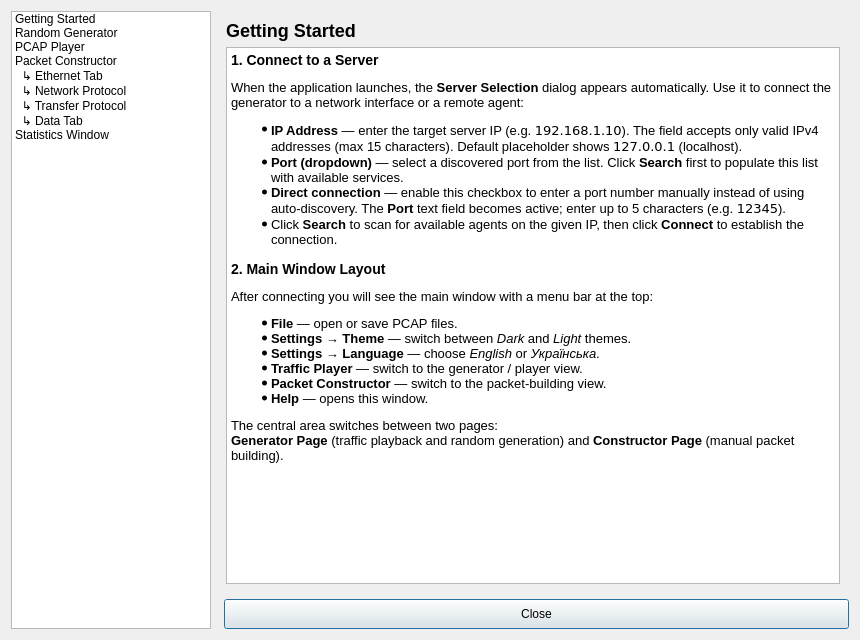
<?xml version="1.0" encoding="UTF-8"?>
<ui version="4.0">
 <class>HelpPage</class>
 <widget class="QDialog" name="HelpPage">
  <property name="geometry">
   <rect>
    <x>0</x>
    <y>0</y>
    <width>860</width>
    <height>640</height>
   </rect>
  </property>
  <property name="minimumSize">
   <size>
    <width>700</width>
    <height>500</height>
   </size>
  </property>
  <property name="windowTitle">
   <string>Help — Traffic Generator</string>
  </property>
  <layout class="QHBoxLayout" name="mainHLayout">
   <!-- Left navigation panel -->
   <item>
    <widget class="QListWidget" name="navList">
     <property name="maximumSize">
      <size>
       <width>200</width>
       <height>16777215</height>
      </size>
     </property>
     <property name="minimumSize">
      <size>
       <width>160</width>
       <height>0</height>
      </size>
     </property>
     <item>
      <property name="text"><string>Getting Started</string></property>
     </item>
     <item>
      <property name="text"><string>Random Generator</string></property>
     </item>
     <item>
      <property name="text"><string>PCAP Player</string></property>
     </item>
     <item>
      <property name="text"><string>Packet Constructor</string></property>
     </item>
     <item>
      <property name="text"><string>  ↳ Ethernet Tab</string></property>
     </item>
     <item>
      <property name="text"><string>  ↳ Network Protocol</string></property>
     </item>
     <item>
      <property name="text"><string>  ↳ Transfer Protocol</string></property>
     </item>
     <item>
      <property name="text"><string>  ↳ Data Tab</string></property>
     </item>
     <item>
      <property name="text"><string>Statistics Window</string></property>
     </item>
    </widget>
   </item>

   <!-- Right content area -->
   <item>
    <layout class="QVBoxLayout" name="rightVLayout">
     <item>
      <widget class="QStackedWidget" name="contentStack">

       <!-- Page 0: Getting Started -->
       <widget class="QWidget" name="pageGettingStarted">
        <layout class="QVBoxLayout">
         <item>
          <widget class="QLabel" name="labelGSTitle">
           <property name="text"><string>&lt;h2&gt;Getting Started&lt;/h2&gt;</string></property>
          </widget>
         </item>
         <item>
          <widget class="QTextBrowser" name="browserGS">
           <property name="openExternalLinks"><bool>true</bool></property>
           <property name="html">
            <string>&lt;!DOCTYPE html&gt;
             &lt;html&gt;
             &lt;body style="font-family: 'Times New Roman', serif; font-size: 13px;"&gt;

             &lt;h3&gt;1. Connect to a Server&lt;/h3&gt;
             &lt;p&gt;When the application launches, the &lt;b&gt;Server Selection&lt;/b&gt; dialog appears automatically.
             Use it to connect the generator to a network interface or a remote agent:&lt;/p&gt;
             &lt;ul&gt;
             &lt;li&gt;&lt;b&gt;IP Address&lt;/b&gt; — enter the target server IP (e.g. &lt;code&gt;192.168.1.10&lt;/code&gt;).
             The field accepts only valid IPv4 addresses (max 15 characters).
             Default placeholder shows &lt;code&gt;127.0.0.1&lt;/code&gt; (localhost).&lt;/li&gt;
             &lt;li&gt;&lt;b&gt;Port (dropdown)&lt;/b&gt; — select a discovered port from the list.
             Click &lt;b&gt;Search&lt;/b&gt; first to populate this list with available services.&lt;/li&gt;
             &lt;li&gt;&lt;b&gt;Direct connection&lt;/b&gt; — enable this checkbox to enter a port number manually
             instead of using auto-discovery. The &lt;b&gt;Port&lt;/b&gt; text field becomes active;
             enter up to 5 characters (e.g. &lt;code&gt;12345&lt;/code&gt;).&lt;/li&gt;
             &lt;li&gt;Click &lt;b&gt;Search&lt;/b&gt; to scan for available agents on the given IP,
             then click &lt;b&gt;Connect&lt;/b&gt; to establish the connection.&lt;/li&gt;
             &lt;/ul&gt;

             &lt;h3&gt;2. Main Window Layout&lt;/h3&gt;
             &lt;p&gt;After connecting you will see the main window with a menu bar at the top:&lt;/p&gt;
             &lt;ul&gt;
             &lt;li&gt;&lt;b&gt;File&lt;/b&gt; — open or save PCAP files.&lt;/li&gt;
             &lt;li&gt;&lt;b&gt;Settings → Theme&lt;/b&gt; — switch between &lt;i&gt;Dark&lt;/i&gt; and &lt;i&gt;Light&lt;/i&gt; themes.&lt;/li&gt;
             &lt;li&gt;&lt;b&gt;Settings → Language&lt;/b&gt; — choose &lt;i&gt;English&lt;/i&gt; or &lt;i&gt;Українська&lt;/i&gt;.&lt;/li&gt;
             &lt;li&gt;&lt;b&gt;Traffic Player&lt;/b&gt; — switch to the generator / player view.&lt;/li&gt;
             &lt;li&gt;&lt;b&gt;Packet Constructor&lt;/b&gt; — switch to the packet-building view.&lt;/li&gt;
             &lt;li&gt;&lt;b&gt;Help&lt;/b&gt; — opens this window.&lt;/li&gt;
             &lt;/ul&gt;

             &lt;p&gt;The central area switches between two pages:&lt;br/&gt;
             &lt;b&gt;Generator Page&lt;/b&gt; (traffic playback and random generation) and
             &lt;b&gt;Constructor Page&lt;/b&gt; (manual packet building).&lt;/p&gt;

             &lt;/body&gt;&lt;/html&gt;</string>
           </property>
          </widget>
         </item>
        </layout>
       </widget>

       <!-- Page 1: Random Generator -->
       <widget class="QWidget" name="pageRandGen">
        <layout class="QVBoxLayout">
         <item>
          <widget class="QLabel" name="labelRGTitle">
           <property name="text"><string>&lt;h2&gt;Random Traffic Generator&lt;/h2&gt;</string></property>
          </widget>
         </item>
         <item>
          <widget class="QTextBrowser" name="browserRG">
           <property name="html">
            <string>&lt;!DOCTYPE html&gt;
             &lt;html&gt;
             &lt;body style="font-family: 'Times New Roman', serif; font-size: 13px;"&gt;

             &lt;p&gt;The &lt;b&gt;Random Generator&lt;/b&gt; tab (inside the Generator Page) generates synthetic traffic
             using configurable statistical distributions. All packet fields are filled with random values
             constrained by the parameters you set.&lt;/p&gt;

             &lt;h3&gt;How to Start&lt;/h3&gt;
             &lt;ol&gt;
             &lt;li&gt;Navigate to &lt;b&gt;Traffic Player&lt;/b&gt; from the menu bar.&lt;/li&gt;
             &lt;li&gt;Select the &lt;b&gt;Random Generator&lt;/b&gt; tab on the right panel.&lt;/li&gt;
             &lt;li&gt;Configure the desired distribution parameters in the &lt;b&gt;GeneratorParams&lt;/b&gt; sub-widget
             (packet size range, inter-packet delay law, traffic intensity, etc.).&lt;/li&gt;
             &lt;li&gt;Optionally set a &lt;b&gt;duration&lt;/b&gt; using the days spinner and the
             &lt;code&gt;HH:mm:ss&lt;/code&gt; time editor at the bottom. Leaving them at zero runs
             generation indefinitely until you press Stop.&lt;/li&gt;
             &lt;li&gt;Press the &lt;b&gt;▶ Start&lt;/b&gt; button.&lt;/li&gt;
             &lt;/ol&gt;

             &lt;h3&gt;Playback Controls&lt;/h3&gt;
             &lt;table border="1" cellpadding="4" cellspacing="0"&gt;
             &lt;tr&gt;&lt;th&gt;Button&lt;/th&gt;&lt;th&gt;Action&lt;/th&gt;&lt;/tr&gt;
             &lt;tr&gt;&lt;td&gt;▶ Start&lt;/td&gt;&lt;td&gt;Begin generating and transmitting packets.&lt;/td&gt;&lt;/tr&gt;
             &lt;tr&gt;&lt;td&gt;■ Stop&lt;/td&gt;&lt;td&gt;Halt generation immediately. Statistics are preserved.&lt;/td&gt;&lt;/tr&gt;
             &lt;tr&gt;&lt;td&gt;⏸ Pause / Resume&lt;/td&gt;&lt;td&gt;Temporarily suspend or resume generation.&lt;/td&gt;&lt;/tr&gt;
             &lt;/table&gt;

             &lt;h3&gt;Duration Controls&lt;/h3&gt;
             &lt;ul&gt;
             &lt;li&gt;&lt;b&gt;Days spinner&lt;/b&gt; — integer number of days (0 = not used as limit).&lt;/li&gt;
             &lt;li&gt;&lt;b&gt;Time edit (HH:mm:ss)&lt;/b&gt; — hours, minutes and seconds portion of the limit.&lt;/li&gt;
             &lt;/ul&gt;
             &lt;p&gt;Both controls together define the total generation time limit.
             When the limit is reached the generator stops automatically.&lt;/p&gt;

             &lt;h3&gt;Random Law Parameters (GeneratorParams)&lt;/h3&gt;
             &lt;p&gt;Depending on your build, the GeneratorParams widget exposes fields such as:&lt;/p&gt;
             &lt;ul&gt;
             &lt;li&gt;&lt;b&gt;Distribution type&lt;/b&gt; — e.g. Uniform, Exponential, Poisson, Normal.&lt;/li&gt;
             &lt;li&gt;&lt;b&gt;Mean / Lambda&lt;/b&gt; — primary parameter of the chosen distribution (decimal, &amp;gt; 0).&lt;/li&gt;
             &lt;li&gt;&lt;b&gt;Min / Max packet size&lt;/b&gt; — byte range for generated payload (integers, e.g. 64–1500).&lt;/li&gt;
             &lt;li&gt;&lt;b&gt;Bandwidth limit&lt;/b&gt; — maximum throughput in Mbit/s (0 = unlimited).&lt;/li&gt;
             &lt;/ul&gt;
             &lt;p&gt;Refer to the tooltip on each field for the accepted range.&lt;/p&gt;

             &lt;/body&gt;&lt;/html&gt;</string>
           </property>
          </widget>
         </item>
        </layout>
       </widget>

       <!-- Page 2: PCAP Player -->
       <widget class="QWidget" name="pagePcapPlayer">
        <layout class="QVBoxLayout">
         <item>
          <widget class="QLabel" name="labelPPTitle">
           <property name="text"><string>&lt;h2&gt;PCAP Player&lt;/h2&gt;</string></property>
          </widget>
         </item>
         <item>
          <widget class="QTextBrowser" name="browserPP">
           <property name="html">
            <string>&lt;!DOCTYPE html&gt;
             &lt;html&gt;
             &lt;body style="font-family: 'Times New Roman', serif; font-size: 13px;"&gt;

             &lt;p&gt;The &lt;b&gt;PCAP Player&lt;/b&gt; tab replays an existing &lt;code&gt;.pcap&lt;/code&gt; capture file over
             the network, preserving original inter-packet timing (or at a custom speed multiplier).&lt;/p&gt;

             &lt;h3&gt;How to Load and Play a PCAP File&lt;/h3&gt;
             &lt;ol&gt;
             &lt;li&gt;Navigate to &lt;b&gt;Traffic Player&lt;/b&gt; from the menu bar.&lt;/li&gt;
             &lt;li&gt;Select the &lt;b&gt;PCAP Player&lt;/b&gt; tab on the right panel.&lt;/li&gt;
             &lt;li&gt;In the GeneratorPlayer sub-widget, click &lt;b&gt;Open File&lt;/b&gt; (or use &lt;b&gt;File → Open&lt;/b&gt;
             from the menu bar) and choose a &lt;code&gt;.pcap&lt;/code&gt; or &lt;code&gt;.pcapng&lt;/code&gt; file.&lt;/li&gt;
             &lt;li&gt;The file is parsed; the packet list appears in the view.&lt;/li&gt;
             &lt;li&gt;Optionally configure the playback speed multiplier and loop settings.&lt;/li&gt;
             &lt;li&gt;Optionally set a duration limit with the days-spinner and time-edit at the bottom.&lt;/li&gt;
             &lt;li&gt;Press &lt;b&gt;▶ Start&lt;/b&gt; to begin replay.&lt;/li&gt;
             &lt;/ol&gt;

             &lt;h3&gt;Playback Controls&lt;/h3&gt;
             &lt;table border="1" cellpadding="4" cellspacing="0"&gt;
             &lt;tr&gt;&lt;th&gt;Button&lt;/th&gt;&lt;th&gt;Action&lt;/th&gt;&lt;/tr&gt;
             &lt;tr&gt;&lt;td&gt;▶ Start&lt;/td&gt;&lt;td&gt;Start or restart replay from the beginning.&lt;/td&gt;&lt;/tr&gt;
             &lt;tr&gt;&lt;td&gt;■ Stop&lt;/td&gt;&lt;td&gt;Stop replay. The position resets to the first packet.&lt;/td&gt;&lt;/tr&gt;
             &lt;tr&gt;&lt;td&gt;⏸ Pause / Resume&lt;/td&gt;&lt;td&gt;Freeze at the current packet; resume from that point.&lt;/td&gt;&lt;/tr&gt;
             &lt;/table&gt;

             &lt;h3&gt;Notes on PCAP Files&lt;/h3&gt;
             &lt;ul&gt;
             &lt;li&gt;Supported formats: &lt;code&gt;pcap&lt;/code&gt; (libpcap) and &lt;code&gt;pcapng&lt;/code&gt;.&lt;/li&gt;
             &lt;li&gt;The player reads timestamps from the capture and reproduces the original
             inter-packet gaps unless a speed multiplier is set.&lt;/li&gt;
             &lt;li&gt;You can also create your own &lt;code&gt;.pcap&lt;/code&gt; files with the
             &lt;b&gt;Packet Constructor&lt;/b&gt; and then load them here for replay.&lt;/li&gt;
             &lt;/ul&gt;

             &lt;/body&gt;&lt;/html&gt;</string>
           </property>
          </widget>
         </item>
        </layout>
       </widget>

       <!-- Page 3: Packet Constructor Overview -->
       <widget class="QWidget" name="pageConstructor">
        <layout class="QVBoxLayout">
         <item>
          <widget class="QLabel" name="labelCTitle">
           <property name="text"><string>&lt;h2&gt;Packet Constructor — Overview&lt;/h2&gt;</string></property>
          </widget>
         </item>
         <item>
          <widget class="QTextBrowser" name="browserC">
           <property name="html">
            <string>&lt;!DOCTYPE html&gt;
             &lt;html&gt;
             &lt;body style="font-family: 'Times New Roman', serif; font-size: 13px;"&gt;

             &lt;p&gt;The &lt;b&gt;Packet Constructor&lt;/b&gt; lets you hand-craft individual network packets and save
             them into a &lt;code&gt;.pcap&lt;/code&gt; file for later replay or analysis.&lt;/p&gt;

             &lt;h3&gt;Layout&lt;/h3&gt;
             &lt;ul&gt;
             &lt;li&gt;&lt;b&gt;Top-left — Packet Table&lt;/b&gt;: lists all packets added to the current PCAP file.
             Selecting a row loads that packet's fields into the editor.&lt;/li&gt;
             &lt;li&gt;&lt;b&gt;Bottom-left — Packet Detail Tree&lt;/b&gt;: shows a decoded breakdown (Field / Value)
             of the selected packet, similar to Wireshark's detail pane.&lt;/li&gt;
             &lt;li&gt;&lt;b&gt;Right panel — Tab editor&lt;/b&gt;: four tabs for editing each protocol layer:
             &lt;i&gt;Ethernet&lt;/i&gt;, &lt;i&gt;Network Protocol&lt;/i&gt;, &lt;i&gt;Transfer Protocol&lt;/i&gt;, &lt;i&gt;Data&lt;/i&gt;.&lt;/li&gt;
             &lt;/ul&gt;

             &lt;h3&gt;Workflow&lt;/h3&gt;
             &lt;ol&gt;
             &lt;li&gt;Fill in fields across the four tabs (see the following help sections).&lt;/li&gt;
             &lt;li&gt;Click &lt;b&gt;Add Packet&lt;/b&gt; to append the packet to the list.&lt;/li&gt;
             &lt;li&gt;Select a row and click &lt;b&gt;Edit&lt;/b&gt; to modify an existing packet, then &lt;b&gt;Save&lt;/b&gt;.&lt;/li&gt;
             &lt;li&gt;Use &lt;b&gt;Delete&lt;/b&gt; to remove a selected packet, or &lt;b&gt;Clear&lt;/b&gt; to remove all.&lt;/li&gt;
             &lt;li&gt;Click &lt;b&gt;Save to File&lt;/b&gt; to write the packet list to a &lt;code&gt;.pcap&lt;/code&gt; file.&lt;/li&gt;
             &lt;li&gt;Click &lt;b&gt;Open File&lt;/b&gt; to load a previously saved &lt;code&gt;.pcap&lt;/code&gt; for editing.&lt;/li&gt;
             &lt;li&gt;Click &lt;b&gt;Cancel&lt;/b&gt; to discard changes to the currently edited packet.&lt;/li&gt;
             &lt;/ol&gt;

             &lt;h3&gt;Fields marked "Auto"&lt;/h3&gt;
             &lt;p&gt;Many fields have an &lt;b&gt;Auto&lt;/b&gt; checkbox next to them. When checked (default) the
             application computes the correct value automatically (e.g. checksum, total length,
             version). Uncheck &lt;b&gt;Auto&lt;/b&gt; to enter a custom raw value.&lt;/p&gt;

             &lt;/body&gt;&lt;/html&gt;</string>
           </property>
          </widget>
         </item>
        </layout>
       </widget>

       <!-- Page 4: Ethernet Tab -->
       <widget class="QWidget" name="pageEthernet">
        <layout class="QVBoxLayout">
         <item>
          <widget class="QLabel" name="labelETHTitle">
           <property name="text"><string>&lt;h2&gt;Constructor — Ethernet Tab&lt;/h2&gt;</string></property>
          </widget>
         </item>
         <item>
          <widget class="QTextBrowser" name="browserETH">
           <property name="html">
            <string>&lt;!DOCTYPE html&gt;
             &lt;html&gt;
             &lt;body style="font-family: 'Times New Roman', serif; font-size: 13px;"&gt;

             &lt;p&gt;The &lt;b&gt;Ethernet&lt;/b&gt; tab configures the Layer-2 (Data Link) header of the packet.&lt;/p&gt;

             &lt;table border="1" cellpadding="5" cellspacing="0" width="100%"&gt;
             &lt;tr style="background:#ddd;"&gt;
             &lt;th&gt;Field&lt;/th&gt;&lt;th&gt;Format / Allowed Values&lt;/th&gt;&lt;th&gt;Example&lt;/th&gt;&lt;th&gt;Notes&lt;/th&gt;
             &lt;/tr&gt;
             &lt;tr&gt;
             &lt;td&gt;&lt;b&gt;Source MAC&lt;/b&gt;&lt;/td&gt;
             &lt;td&gt;Six hex octets separated by colons or dashes.&lt;br/&gt;
             Pattern: &lt;code&gt;XX:XX:XX:XX:XX:XX&lt;/code&gt;&lt;/td&gt;
             &lt;td&gt;&lt;code&gt;AA:BB:CC:DD:EE:FF&lt;/code&gt;&lt;/td&gt;
             &lt;td&gt;Sender hardware address.&lt;/td&gt;
             &lt;/tr&gt;
             &lt;tr&gt;
             &lt;td&gt;&lt;b&gt;Destination MAC&lt;/b&gt;&lt;/td&gt;
             &lt;td&gt;Same as Source MAC.&lt;br/&gt;
             Use &lt;code&gt;FF:FF:FF:FF:FF:FF&lt;/code&gt; for broadcast.&lt;/td&gt;
             &lt;td&gt;&lt;code&gt;00:11:22:33:44:55&lt;/code&gt;&lt;/td&gt;
             &lt;td&gt;Receiver hardware address.&lt;/td&gt;
             &lt;/tr&gt;
             &lt;tr&gt;
             &lt;td&gt;&lt;b&gt;Frame Check Sequence (FCS)&lt;/b&gt;&lt;/td&gt;
             &lt;td&gt;4-byte hex value: &lt;code&gt;0x00000000&lt;/code&gt; – &lt;code&gt;0xFFFFFFFF&lt;/code&gt;&lt;br/&gt;
             Or enter as 8 hex digits without prefix.&lt;/td&gt;
             &lt;td&gt;&lt;code&gt;1A2B3C4D&lt;/code&gt;&lt;/td&gt;
             &lt;td&gt;CRC-32 integrity trailer. Leave blank to auto-calculate.&lt;/td&gt;
             &lt;/tr&gt;
             &lt;tr&gt;
             &lt;td&gt;&lt;b&gt;Time (for PCAP Info)&lt;/b&gt;&lt;/td&gt;
             &lt;td&gt;Date-time picker: &lt;code&gt;dd.MM.yyyy HH:mm:ss&lt;/code&gt;&lt;br/&gt;
             Nanoseconds: up to 6 digits (&lt;code&gt;000000&lt;/code&gt;–&lt;code&gt;999999&lt;/code&gt;)&lt;/td&gt;
             &lt;td&gt;&lt;code&gt;15.05.2024 13:45:00&lt;/code&gt; / &lt;code&gt;123456&lt;/code&gt;&lt;/td&gt;
             &lt;td&gt;Timestamp written into the PCAP packet header.
             Enable &lt;b&gt;Current&lt;/b&gt; checkbox to use the system clock automatically.
             When &lt;b&gt;Current&lt;/b&gt; is checked, the date-time picker and nanosecond
             field are disabled.&lt;/td&gt;
             &lt;/tr&gt;
             &lt;/table&gt;

             &lt;/body&gt;&lt;/html&gt;</string>
           </property>
          </widget>
         </item>
        </layout>
       </widget>

       <!-- Page 5: Network Protocol Tab -->
       <widget class="QWidget" name="pageNetworkProto">
        <layout class="QVBoxLayout">
         <item>
          <widget class="QLabel" name="labelNPTitle">
           <property name="text"><string>&lt;h2&gt;Constructor — Network Protocol Tab&lt;/h2&gt;</string></property>
          </widget>
         </item>
         <item>
          <widget class="QTextBrowser" name="browserNP">
           <property name="html">
            <string>&lt;!DOCTYPE html&gt;
             &lt;html&gt;
             &lt;body style="font-family: 'Times New Roman', serif; font-size: 13px;"&gt;

             &lt;p&gt;Select a Layer-3 protocol from the dropdown: &lt;b&gt;None&lt;/b&gt;, &lt;b&gt;ARP&lt;/b&gt;, &lt;b&gt;IPv4&lt;/b&gt;,
             &lt;b&gt;IPv6&lt;/b&gt;, or &lt;b&gt;Custom&lt;/b&gt; (raw hex). The panel below the dropdown changes accordingly.&lt;/p&gt;

             &lt;hr/&gt;
             &lt;h3&gt;ARP Fields&lt;/h3&gt;
             &lt;table border="1" cellpadding="4" cellspacing="0" width="100%"&gt;
             &lt;tr style="background:#ddd;"&gt;&lt;th&gt;Field&lt;/th&gt;&lt;th&gt;Format&lt;/th&gt;&lt;th&gt;Example&lt;/th&gt;&lt;th&gt;Notes&lt;/th&gt;&lt;/tr&gt;
             &lt;tr&gt;&lt;td&gt;&lt;b&gt;Operation&lt;/b&gt;&lt;/td&gt;&lt;td&gt;Decimal integer: &lt;code&gt;1&lt;/code&gt; or &lt;code&gt;2&lt;/code&gt;&lt;/td&gt;
             &lt;td&gt;&lt;code&gt;1&lt;/code&gt;&lt;/td&gt;&lt;td&gt;1 = ARP Request, 2 = ARP Reply&lt;/td&gt;&lt;/tr&gt;
             &lt;tr&gt;&lt;td&gt;&lt;b&gt;Destination IP&lt;/b&gt;&lt;/td&gt;&lt;td&gt;IPv4 dotted decimal&lt;/td&gt;
             &lt;td&gt;&lt;code&gt;192.168.1.1&lt;/code&gt;&lt;/td&gt;&lt;td&gt;Target protocol address&lt;/td&gt;&lt;/tr&gt;
             &lt;tr&gt;&lt;td&gt;&lt;b&gt;Destination MAC&lt;/b&gt;&lt;/td&gt;&lt;td&gt;&lt;code&gt;XX:XX:XX:XX:XX:XX&lt;/code&gt;&lt;/td&gt;
             &lt;td&gt;&lt;code&gt;00:00:00:00:00:00&lt;/code&gt;&lt;/td&gt;&lt;td&gt;Target hardware address (all zeros for request)&lt;/td&gt;&lt;/tr&gt;
             &lt;tr&gt;&lt;td&gt;&lt;b&gt;Source IP&lt;/b&gt;&lt;/td&gt;&lt;td&gt;IPv4 dotted decimal&lt;/td&gt;
             &lt;td&gt;&lt;code&gt;192.168.1.100&lt;/code&gt;&lt;/td&gt;&lt;td&gt;Sender protocol address&lt;/td&gt;&lt;/tr&gt;
             &lt;tr&gt;&lt;td&gt;&lt;b&gt;Source MAC&lt;/b&gt;&lt;/td&gt;&lt;td&gt;&lt;code&gt;XX:XX:XX:XX:XX:XX&lt;/code&gt;&lt;/td&gt;
             &lt;td&gt;&lt;code&gt;AA:BB:CC:DD:EE:FF&lt;/code&gt;&lt;/td&gt;&lt;td&gt;Sender hardware address&lt;/td&gt;&lt;/tr&gt;
             &lt;tr&gt;&lt;td&gt;&lt;b&gt;Hardware Type&lt;/b&gt;&lt;/td&gt;&lt;td&gt;Decimal integer (16-bit)&lt;/td&gt;
             &lt;td&gt;&lt;code&gt;1&lt;/code&gt;&lt;/td&gt;&lt;td&gt;1 = Ethernet. &lt;b&gt;Auto&lt;/b&gt; sets this automatically.&lt;/td&gt;&lt;/tr&gt;
             &lt;tr&gt;&lt;td&gt;&lt;b&gt;Hardware Size&lt;/b&gt;&lt;/td&gt;&lt;td&gt;Decimal integer (8-bit, 0–255)&lt;/td&gt;
             &lt;td&gt;&lt;code&gt;6&lt;/code&gt;&lt;/td&gt;&lt;td&gt;MAC address length in bytes. &lt;b&gt;Auto&lt;/b&gt; = 6.&lt;/td&gt;&lt;/tr&gt;
             &lt;tr&gt;&lt;td&gt;&lt;b&gt;Protocol Type&lt;/b&gt;&lt;/td&gt;&lt;td&gt;Hex EtherType (4 hex digits)&lt;/td&gt;
             &lt;td&gt;&lt;code&gt;0800&lt;/code&gt;&lt;/td&gt;&lt;td&gt;0800 = IPv4. &lt;b&gt;Auto&lt;/b&gt; derives from selected NP.&lt;/td&gt;&lt;/tr&gt;
             &lt;tr&gt;&lt;td&gt;&lt;b&gt;Protocol Size&lt;/b&gt;&lt;/td&gt;&lt;td&gt;Decimal integer (8-bit, 0–255)&lt;/td&gt;
             &lt;td&gt;&lt;code&gt;4&lt;/code&gt;&lt;/td&gt;&lt;td&gt;IP address length in bytes. &lt;b&gt;Auto&lt;/b&gt; = 4.&lt;/td&gt;&lt;/tr&gt;
             &lt;/table&gt;

             &lt;hr/&gt;
             &lt;h3&gt;IPv4 Fields&lt;/h3&gt;
             &lt;table border="1" cellpadding="4" cellspacing="0" width="100%"&gt;
             &lt;tr style="background:#ddd;"&gt;&lt;th&gt;Field&lt;/th&gt;&lt;th&gt;Format&lt;/th&gt;&lt;th&gt;Example&lt;/th&gt;&lt;th&gt;Notes&lt;/th&gt;&lt;/tr&gt;
             &lt;tr&gt;&lt;td&gt;&lt;b&gt;Destination IP&lt;/b&gt;&lt;/td&gt;&lt;td&gt;Dotted decimal &lt;code&gt;A.B.C.D&lt;/code&gt;&lt;/td&gt;
             &lt;td&gt;&lt;code&gt;10.0.0.1&lt;/code&gt;&lt;/td&gt;&lt;td&gt;Destination host address&lt;/td&gt;&lt;/tr&gt;
             &lt;tr&gt;&lt;td&gt;&lt;b&gt;Source IP&lt;/b&gt;&lt;/td&gt;&lt;td&gt;Dotted decimal &lt;code&gt;A.B.C.D&lt;/code&gt;&lt;/td&gt;
             &lt;td&gt;&lt;code&gt;10.0.0.2&lt;/code&gt;&lt;/td&gt;&lt;td&gt;Source host address&lt;/td&gt;&lt;/tr&gt;
             &lt;tr&gt;&lt;td&gt;&lt;b&gt;Time To Live (TTL)&lt;/b&gt;&lt;/td&gt;&lt;td&gt;Decimal integer 0–255&lt;/td&gt;
             &lt;td&gt;&lt;code&gt;64&lt;/code&gt;&lt;/td&gt;&lt;td&gt;Max router hops before discarding&lt;/td&gt;&lt;/tr&gt;
             &lt;tr&gt;&lt;td&gt;&lt;b&gt;Flags&lt;/b&gt;&lt;/td&gt;&lt;td&gt;Hex or decimal (3-bit field, 0–7)&lt;/td&gt;
             &lt;td&gt;&lt;code&gt;2&lt;/code&gt; (DF set)&lt;/td&gt;&lt;td&gt;Bit 1 = Don't Fragment (DF); Bit 0 = More Fragments (MF)&lt;/td&gt;&lt;/tr&gt;
             &lt;tr&gt;&lt;td&gt;&lt;b&gt;Frag Offset&lt;/b&gt;&lt;/td&gt;&lt;td&gt;Decimal integer 0–8191&lt;/td&gt;
             &lt;td&gt;&lt;code&gt;0&lt;/code&gt;&lt;/td&gt;&lt;td&gt;Fragment offset in 8-byte units&lt;/td&gt;&lt;/tr&gt;
             &lt;tr&gt;&lt;td&gt;&lt;b&gt;DSCP Ecn&lt;/b&gt;&lt;/td&gt;&lt;td&gt;Decimal 0–255 (8-bit TOS/DS byte)&lt;/td&gt;
             &lt;td&gt;&lt;code&gt;0&lt;/code&gt;&lt;/td&gt;&lt;td&gt;Upper 6 bits = DSCP, lower 2 bits = ECN&lt;/td&gt;&lt;/tr&gt;
             &lt;tr&gt;&lt;td&gt;&lt;b&gt;Version&lt;/b&gt;&lt;/td&gt;&lt;td&gt;Integer (4-bit, 0–15)&lt;/td&gt;
             &lt;td&gt;&lt;code&gt;4&lt;/code&gt;&lt;/td&gt;&lt;td&gt;&lt;b&gt;Auto&lt;/b&gt; always writes 4 for IPv4. Uncheck to set custom.&lt;/td&gt;&lt;/tr&gt;
             &lt;tr&gt;&lt;td&gt;&lt;b&gt;Internet Header Length (IHL)&lt;/b&gt;&lt;/td&gt;&lt;td&gt;Integer 5–15 (32-bit words)&lt;/td&gt;
             &lt;td&gt;&lt;code&gt;5&lt;/code&gt;&lt;/td&gt;&lt;td&gt;&lt;b&gt;Auto&lt;/b&gt; computes from options. 5 = no options (20 bytes).&lt;/td&gt;&lt;/tr&gt;
             &lt;tr&gt;&lt;td&gt;&lt;b&gt;Checksum&lt;/b&gt;&lt;/td&gt;&lt;td&gt;4 hex digits (16-bit)&lt;/td&gt;
             &lt;td&gt;&lt;code&gt;0000&lt;/code&gt;&lt;/td&gt;&lt;td&gt;&lt;b&gt;Auto&lt;/b&gt; calculates CRC over the IP header.&lt;/td&gt;&lt;/tr&gt;
             &lt;tr&gt;&lt;td&gt;&lt;b&gt;Total Length&lt;/b&gt;&lt;/td&gt;&lt;td&gt;Decimal integer 20–65535 (bytes)&lt;/td&gt;
             &lt;td&gt;&lt;code&gt;60&lt;/code&gt;&lt;/td&gt;&lt;td&gt;&lt;b&gt;Auto&lt;/b&gt; = header + payload length.&lt;/td&gt;&lt;/tr&gt;
             &lt;/table&gt;

             &lt;hr/&gt;
             &lt;h3&gt;IPv6 Fields&lt;/h3&gt;
             &lt;table border="1" cellpadding="4" cellspacing="0" width="100%"&gt;
             &lt;tr style="background:#ddd;"&gt;&lt;th&gt;Field&lt;/th&gt;&lt;th&gt;Format&lt;/th&gt;&lt;th&gt;Example&lt;/th&gt;&lt;th&gt;Notes&lt;/th&gt;&lt;/tr&gt;
             &lt;tr&gt;&lt;td&gt;&lt;b&gt;Destination IP&lt;/b&gt;&lt;/td&gt;&lt;td&gt;IPv6 colon-hex notation&lt;/td&gt;
             &lt;td&gt;&lt;code&gt;2001:db8::1&lt;/code&gt;&lt;/td&gt;&lt;td&gt;Supports compressed form (::)&lt;/td&gt;&lt;/tr&gt;
             &lt;tr&gt;&lt;td&gt;&lt;b&gt;Source IP&lt;/b&gt;&lt;/td&gt;&lt;td&gt;IPv6 colon-hex notation&lt;/td&gt;
             &lt;td&gt;&lt;code&gt;fe80::1&lt;/code&gt;&lt;/td&gt;&lt;td&gt;Supports link-local, global unicast, multicast&lt;/td&gt;&lt;/tr&gt;
             &lt;tr&gt;&lt;td&gt;&lt;b&gt;Hop Limit&lt;/b&gt;&lt;/td&gt;&lt;td&gt;Decimal integer 0–255&lt;/td&gt;
             &lt;td&gt;&lt;code&gt;64&lt;/code&gt;&lt;/td&gt;&lt;td&gt;Equivalent to IPv4 TTL&lt;/td&gt;&lt;/tr&gt;
             &lt;tr&gt;&lt;td&gt;&lt;b&gt;Next Header&lt;/b&gt;&lt;/td&gt;&lt;td&gt;Decimal protocol number 0–255&lt;/td&gt;
             &lt;td&gt;&lt;code&gt;6&lt;/code&gt; (TCP), &lt;code&gt;17&lt;/code&gt; (UDP)&lt;/td&gt;&lt;td&gt;Identifies the payload protocol&lt;/td&gt;&lt;/tr&gt;
             &lt;tr&gt;&lt;td&gt;&lt;b&gt;Flow Label&lt;/b&gt;&lt;/td&gt;&lt;td&gt;Hex or decimal 0–1048575 (20-bit)&lt;/td&gt;
             &lt;td&gt;&lt;code&gt;0&lt;/code&gt;&lt;/td&gt;&lt;td&gt;QoS flow identifier&lt;/td&gt;&lt;/tr&gt;
             &lt;tr&gt;&lt;td&gt;&lt;b&gt;Traffic Class&lt;/b&gt;&lt;/td&gt;&lt;td&gt;Decimal 0–255 (8-bit)&lt;/td&gt;
             &lt;td&gt;&lt;code&gt;0&lt;/code&gt;&lt;/td&gt;&lt;td&gt;Upper 6 bits DSCP, lower 2 bits ECN&lt;/td&gt;&lt;/tr&gt;
             &lt;tr&gt;&lt;td&gt;&lt;b&gt;Version&lt;/b&gt;&lt;/td&gt;&lt;td&gt;Integer (4-bit)&lt;/td&gt;
             &lt;td&gt;&lt;code&gt;6&lt;/code&gt;&lt;/td&gt;&lt;td&gt;&lt;b&gt;Auto&lt;/b&gt; always writes 6 for IPv6.&lt;/td&gt;&lt;/tr&gt;
             &lt;tr&gt;&lt;td&gt;&lt;b&gt;Payload Length&lt;/b&gt;&lt;/td&gt;&lt;td&gt;Decimal 0–65535 (bytes)&lt;/td&gt;
             &lt;td&gt;&lt;code&gt;40&lt;/code&gt;&lt;/td&gt;&lt;td&gt;&lt;b&gt;Auto&lt;/b&gt; = length of everything after the IPv6 fixed header.&lt;/td&gt;&lt;/tr&gt;
             &lt;/table&gt;

             &lt;hr/&gt;
             &lt;h3&gt;Custom Network Protocol&lt;/h3&gt;
             &lt;p&gt;Select &lt;b&gt;Custom&lt;/b&gt; to enter raw Layer-3 bytes in the text area as space-separated
             hex octets, e.g.: &lt;code&gt;08 00 45 00 00 28 ...&lt;/code&gt;&lt;/p&gt;

             &lt;/body&gt;&lt;/html&gt;</string>
           </property>
          </widget>
         </item>
        </layout>
       </widget>

       <!-- Page 6: Transfer Protocol Tab -->
       <widget class="QWidget" name="pageTransferProto">
        <layout class="QVBoxLayout">
         <item>
          <widget class="QLabel" name="labelTPTitle">
           <property name="text"><string>&lt;h2&gt;Constructor — Transfer Protocol Tab&lt;/h2&gt;</string></property>
          </widget>
         </item>
         <item>
          <widget class="QTextBrowser" name="browserTP">
           <property name="html">
            <string>&lt;!DOCTYPE html&gt;
             &lt;html&gt;
             &lt;body style="font-family: 'Times New Roman', serif; font-size: 13px;"&gt;

             &lt;p&gt;Select a Layer-4 protocol: &lt;b&gt;None&lt;/b&gt;, &lt;b&gt;TCP&lt;/b&gt;, &lt;b&gt;UDP&lt;/b&gt;, &lt;b&gt;ICMP&lt;/b&gt;,
             or &lt;b&gt;Custom&lt;/b&gt; (raw hex).&lt;/p&gt;

             &lt;hr/&gt;
             &lt;h3&gt;TCP Fields&lt;/h3&gt;
             &lt;table border="1" cellpadding="4" cellspacing="0" width="100%"&gt;
             &lt;tr style="background:#ddd;"&gt;&lt;th&gt;Field&lt;/th&gt;&lt;th&gt;Format&lt;/th&gt;&lt;th&gt;Example&lt;/th&gt;&lt;th&gt;Notes&lt;/th&gt;&lt;/tr&gt;
             &lt;tr&gt;&lt;td&gt;&lt;b&gt;Destination Port&lt;/b&gt;&lt;/td&gt;&lt;td&gt;Decimal 0–65535&lt;/td&gt;
             &lt;td&gt;&lt;code&gt;80&lt;/code&gt;&lt;/td&gt;&lt;td&gt;Target service port&lt;/td&gt;&lt;/tr&gt;
             &lt;tr&gt;&lt;td&gt;&lt;b&gt;Source Port&lt;/b&gt;&lt;/td&gt;&lt;td&gt;Decimal 0–65535&lt;/td&gt;
             &lt;td&gt;&lt;code&gt;49152&lt;/code&gt;&lt;/td&gt;&lt;td&gt;Ephemeral ports: 49152–65535&lt;/td&gt;&lt;/tr&gt;
             &lt;tr&gt;&lt;td&gt;&lt;b&gt;Sequence Number&lt;/b&gt;&lt;/td&gt;&lt;td&gt;Decimal 0–4294967295 (32-bit)&lt;/td&gt;
             &lt;td&gt;&lt;code&gt;1000&lt;/code&gt;&lt;/td&gt;&lt;td&gt;Byte sequence counter&lt;/td&gt;&lt;/tr&gt;
             &lt;tr&gt;&lt;td&gt;&lt;b&gt;Acknowledgment Number&lt;/b&gt;&lt;/td&gt;&lt;td&gt;Decimal 0–4294967295 (32-bit)&lt;/td&gt;
             &lt;td&gt;&lt;code&gt;0&lt;/code&gt;&lt;/td&gt;&lt;td&gt;Valid only when ACK flag is set&lt;/td&gt;&lt;/tr&gt;
             &lt;tr&gt;&lt;td&gt;&lt;b&gt;Flags&lt;/b&gt;&lt;/td&gt;&lt;td&gt;Individual checkboxes &lt;i&gt;or&lt;/i&gt; Custom hex byte&lt;/td&gt;
             &lt;td&gt;☑ SYN&lt;/td&gt;&lt;td&gt;
             Available flags: &lt;b&gt;Accurate ECN&lt;/b&gt;, &lt;b&gt;ECN-Echo&lt;/b&gt;, &lt;b&gt;Urgent&lt;/b&gt;,
             &lt;b&gt;ACK&lt;/b&gt;, &lt;b&gt;Push&lt;/b&gt;, &lt;b&gt;Reset&lt;/b&gt;, &lt;b&gt;SYN&lt;/b&gt;, &lt;b&gt;FIN&lt;/b&gt;.&lt;br/&gt;
             Enable &lt;b&gt;Custom&lt;/b&gt; to type a raw 8-bit flag byte in hex (e.g. &lt;code&gt;02&lt;/code&gt; = SYN only).
             &lt;/td&gt;&lt;/tr&gt;
             &lt;tr&gt;&lt;td&gt;&lt;b&gt;Window Size&lt;/b&gt;&lt;/td&gt;&lt;td&gt;Decimal 0–65535 (bytes)&lt;/td&gt;
             &lt;td&gt;&lt;code&gt;8192&lt;/code&gt;&lt;/td&gt;&lt;td&gt;Receive buffer size advertised to peer&lt;/td&gt;&lt;/tr&gt;
             &lt;tr&gt;&lt;td&gt;&lt;b&gt;Urgent Pointer&lt;/b&gt;&lt;/td&gt;&lt;td&gt;Decimal 0–65535&lt;/td&gt;
             &lt;td&gt;&lt;code&gt;0&lt;/code&gt;&lt;/td&gt;&lt;td&gt;Meaningful only when URG flag is set&lt;/td&gt;&lt;/tr&gt;
             &lt;tr&gt;&lt;td&gt;&lt;b&gt;Options List&lt;/b&gt;&lt;/td&gt;&lt;td&gt;Space-separated hex bytes&lt;/td&gt;
             &lt;td&gt;&lt;code&gt;02 04 05 B4&lt;/code&gt;&lt;/td&gt;&lt;td&gt;TCP options (MSS, SACK, timestamps, etc.)&lt;/td&gt;&lt;/tr&gt;
             &lt;tr&gt;&lt;td&gt;&lt;b&gt;Data Offset&lt;/b&gt;&lt;/td&gt;&lt;td&gt;Integer 5–15 (32-bit words)&lt;/td&gt;
             &lt;td&gt;&lt;code&gt;5&lt;/code&gt;&lt;/td&gt;&lt;td&gt;&lt;b&gt;Auto&lt;/b&gt; computes from options length.&lt;/td&gt;&lt;/tr&gt;
             &lt;tr&gt;&lt;td&gt;&lt;b&gt;Checksum&lt;/b&gt;&lt;/td&gt;&lt;td&gt;4 hex digits (16-bit)&lt;/td&gt;
             &lt;td&gt;&lt;code&gt;0000&lt;/code&gt;&lt;/td&gt;&lt;td&gt;&lt;b&gt;Auto&lt;/b&gt; calculates over pseudo-header + segment.&lt;/td&gt;&lt;/tr&gt;
             &lt;/table&gt;

             &lt;hr/&gt;
             &lt;h3&gt;UDP Fields&lt;/h3&gt;
             &lt;table border="1" cellpadding="4" cellspacing="0" width="100%"&gt;
             &lt;tr style="background:#ddd;"&gt;&lt;th&gt;Field&lt;/th&gt;&lt;th&gt;Format&lt;/th&gt;&lt;th&gt;Example&lt;/th&gt;&lt;th&gt;Notes&lt;/th&gt;&lt;/tr&gt;
             &lt;tr&gt;&lt;td&gt;&lt;b&gt;Destination Port&lt;/b&gt;&lt;/td&gt;&lt;td&gt;Decimal 0–65535&lt;/td&gt;&lt;td&gt;&lt;code&gt;53&lt;/code&gt;&lt;/td&gt;&lt;td&gt;DNS example&lt;/td&gt;&lt;/tr&gt;
             &lt;tr&gt;&lt;td&gt;&lt;b&gt;Source Port&lt;/b&gt;&lt;/td&gt;&lt;td&gt;Decimal 0–65535&lt;/td&gt;&lt;td&gt;&lt;code&gt;5000&lt;/code&gt;&lt;/td&gt;&lt;td&gt;&lt;/td&gt;&lt;/tr&gt;
             &lt;tr&gt;&lt;td&gt;&lt;b&gt;Checksum&lt;/b&gt;&lt;/td&gt;&lt;td&gt;4 hex digits (16-bit)&lt;/td&gt;&lt;td&gt;&lt;code&gt;0000&lt;/code&gt;&lt;/td&gt;
             &lt;td&gt;&lt;b&gt;Auto&lt;/b&gt; calculates; set to &lt;code&gt;0000&lt;/code&gt; to disable (IPv4 optional).&lt;/td&gt;&lt;/tr&gt;
             &lt;tr&gt;&lt;td&gt;&lt;b&gt;Total Length&lt;/b&gt;&lt;/td&gt;&lt;td&gt;Decimal 8–65535 (bytes)&lt;/td&gt;&lt;td&gt;&lt;code&gt;20&lt;/code&gt;&lt;/td&gt;
             &lt;td&gt;&lt;b&gt;Auto&lt;/b&gt; = 8 (UDP header) + data length.&lt;/td&gt;&lt;/tr&gt;
             &lt;/table&gt;

             &lt;hr/&gt;
             &lt;h3&gt;ICMP Fields&lt;/h3&gt;
             &lt;table border="1" cellpadding="4" cellspacing="0" width="100%"&gt;
             &lt;tr style="background:#ddd;"&gt;&lt;th&gt;Field&lt;/th&gt;&lt;th&gt;Format&lt;/th&gt;&lt;th&gt;Example&lt;/th&gt;&lt;th&gt;Notes&lt;/th&gt;&lt;/tr&gt;
             &lt;tr&gt;&lt;td&gt;&lt;b&gt;Type&lt;/b&gt;&lt;/td&gt;&lt;td&gt;Decimal 0–255&lt;/td&gt;&lt;td&gt;&lt;code&gt;8&lt;/code&gt;&lt;/td&gt;
             &lt;td&gt;8 = Echo Request; 0 = Echo Reply; 3 = Dest. Unreachable&lt;/td&gt;&lt;/tr&gt;
             &lt;tr&gt;&lt;td&gt;&lt;b&gt;Code&lt;/b&gt;&lt;/td&gt;&lt;td&gt;Decimal 0–255&lt;/td&gt;&lt;td&gt;&lt;code&gt;0&lt;/code&gt;&lt;/td&gt;
             &lt;td&gt;Sub-type; for Echo Request/Reply always 0&lt;/td&gt;&lt;/tr&gt;
             &lt;tr&gt;&lt;td&gt;&lt;b&gt;Identifier&lt;/b&gt;&lt;/td&gt;&lt;td&gt;Decimal 0–65535 (16-bit)&lt;/td&gt;&lt;td&gt;&lt;code&gt;1&lt;/code&gt;&lt;/td&gt;
             &lt;td&gt;Session identifier; matches request to reply&lt;/td&gt;&lt;/tr&gt;
             &lt;tr&gt;&lt;td&gt;&lt;b&gt;Sequence&lt;/b&gt;&lt;/td&gt;&lt;td&gt;Decimal 0–65535 (16-bit)&lt;/td&gt;&lt;td&gt;&lt;code&gt;1&lt;/code&gt;&lt;/td&gt;
             &lt;td&gt;Incremented per packet in a ping session&lt;/td&gt;&lt;/tr&gt;
             &lt;tr&gt;&lt;td&gt;&lt;b&gt;Payload&lt;/b&gt;&lt;/td&gt;&lt;td&gt;Space-separated hex bytes&lt;/td&gt;&lt;td&gt;&lt;code&gt;61 62 63&lt;/code&gt;&lt;/td&gt;
             &lt;td&gt;&lt;b&gt;Auto&lt;/b&gt; fills with a standard pattern ("abcd...").&lt;/td&gt;&lt;/tr&gt;
             &lt;tr&gt;&lt;td&gt;&lt;b&gt;Checksum&lt;/b&gt;&lt;/td&gt;&lt;td&gt;4 hex digits (16-bit)&lt;/td&gt;&lt;td&gt;&lt;code&gt;0000&lt;/code&gt;&lt;/td&gt;
             &lt;td&gt;&lt;b&gt;Auto&lt;/b&gt; calculates over the entire ICMP message.&lt;/td&gt;&lt;/tr&gt;
             &lt;/table&gt;

             &lt;hr/&gt;
             &lt;h3&gt;Custom Transfer Protocol&lt;/h3&gt;
             &lt;p&gt;Select &lt;b&gt;Custom&lt;/b&gt; to type raw Layer-4 bytes in the text area as space-separated
             hex octets, e.g.: &lt;code&gt;00 50 C0 00 00 00 00 01 ...&lt;/code&gt;&lt;/p&gt;

             &lt;/body&gt;&lt;/html&gt;</string>
           </property>
          </widget>
         </item>
        </layout>
       </widget>

       <!-- Page 7: Data Tab -->
       <widget class="QWidget" name="pageData">
        <layout class="QVBoxLayout">
         <item>
          <widget class="QLabel" name="labelDTTitle">
           <property name="text"><string>&lt;h2&gt;Constructor — Data Tab&lt;/h2&gt;</string></property>
          </widget>
         </item>
         <item>
          <widget class="QTextBrowser" name="browserDT">
           <property name="html">
            <string>&lt;!DOCTYPE html&gt;
             &lt;html&gt;
             &lt;body style="font-family: 'Times New Roman', serif; font-size: 13px;"&gt;

             &lt;p&gt;The &lt;b&gt;Data&lt;/b&gt; tab defines the application-layer payload carried inside the packet.
             It offers two synchronized editors:&lt;/p&gt;

             &lt;table border="1" cellpadding="5" cellspacing="0" width="100%"&gt;
             &lt;tr style="background:#ddd;"&gt;&lt;th&gt;Editor&lt;/th&gt;&lt;th&gt;Format&lt;/th&gt;&lt;th&gt;Notes&lt;/th&gt;&lt;/tr&gt;
             &lt;tr&gt;
             &lt;td&gt;&lt;b&gt;Hex&lt;/b&gt;&lt;/td&gt;
             &lt;td&gt;Space-separated hex octets, e.g. &lt;code&gt;48 65 6C 6C 6F&lt;/code&gt;&lt;/td&gt;
             &lt;td&gt;Enter raw bytes directly. Each octet is two hex digits (00–FF).
             Non-printable bytes must be entered here.&lt;/td&gt;
             &lt;/tr&gt;
             &lt;tr&gt;
             &lt;td&gt;&lt;b&gt;ASCII&lt;/b&gt;&lt;/td&gt;
             &lt;td&gt;Plain text (UTF-8 / ASCII)&lt;/td&gt;
             &lt;td&gt;Type readable text; it is automatically converted to hex on the left.
             Non-ASCII characters are replaced with &lt;code&gt;.&lt;/code&gt; in the display.&lt;/td&gt;
             &lt;/tr&gt;
             &lt;/table&gt;

             &lt;p&gt;Both editors stay in sync — editing one updates the other automatically.&lt;/p&gt;

             &lt;h3&gt;Tips&lt;/h3&gt;
             &lt;ul&gt;
             &lt;li&gt;Leave both editors empty for a packet with no payload (e.g. a pure TCP SYN).&lt;/li&gt;
             &lt;li&gt;Paste hex dumps from Wireshark directly into the Hex editor.&lt;/li&gt;
             &lt;li&gt;Maximum payload size is limited by the selected network protocol's MTU
             (typically 1460 bytes for TCP/IPv4 over Ethernet).&lt;/li&gt;
             &lt;/ul&gt;

             &lt;/body&gt;&lt;/html&gt;</string>
           </property>
          </widget>
         </item>
        </layout>
       </widget>

       <!-- Page 8: Statistics Window -->
       <widget class="QWidget" name="pageStatistics">
        <layout class="QVBoxLayout">
         <item>
          <widget class="QLabel" name="labelSTATTitle">
           <property name="text"><string>&lt;h2&gt;Statistics Window&lt;/h2&gt;</string></property>
          </widget>
         </item>
         <item>
          <widget class="QTextBrowser" name="browserSTAT">
           <property name="html">
            <string>&lt;!DOCTYPE html&gt;
             &lt;html&gt;
             &lt;body style="font-family: 'Times New Roman', serif; font-size: 13px;"&gt;

             &lt;p&gt;The &lt;b&gt;Statistics Window&lt;/b&gt; is embedded in the left portion of the Generator Page.
             It displays real-time transmission metrics and a live throughput chart.&lt;/p&gt;

             &lt;h3&gt;Metrics&lt;/h3&gt;
             &lt;table border="1" cellpadding="5" cellspacing="0" width="100%"&gt;
             &lt;tr style="background:#ddd;"&gt;&lt;th&gt;Metric&lt;/th&gt;&lt;th&gt;Unit&lt;/th&gt;&lt;th&gt;Description&lt;/th&gt;&lt;/tr&gt;
             &lt;tr&gt;&lt;td&gt;&lt;b&gt;Speed (B/s)&lt;/b&gt;&lt;/td&gt;&lt;td&gt;Bytes per second&lt;/td&gt;
             &lt;td&gt;Current transmission throughput in bytes.&lt;/td&gt;&lt;/tr&gt;
             &lt;tr&gt;&lt;td&gt;&lt;b&gt;Speed (bit/s)&lt;/b&gt;&lt;/td&gt;&lt;td&gt;Bits per second&lt;/td&gt;
             &lt;td&gt;Same throughput expressed in bits (B/s × 8).&lt;/td&gt;&lt;/tr&gt;
             &lt;tr&gt;&lt;td&gt;&lt;b&gt;Packets/s&lt;/b&gt;&lt;/td&gt;&lt;td&gt;Packets per second&lt;/td&gt;
             &lt;td&gt;Number of packets sent in the last measurement interval.&lt;/td&gt;&lt;/tr&gt;
             &lt;tr&gt;&lt;td&gt;&lt;b&gt;Total Packets&lt;/b&gt;&lt;/td&gt;&lt;td&gt;Count&lt;/td&gt;
             &lt;td&gt;Cumulative packets sent since the last Reset or Start.&lt;/td&gt;&lt;/tr&gt;
             &lt;tr&gt;&lt;td&gt;&lt;b&gt;Total Data&lt;/b&gt;&lt;/td&gt;&lt;td&gt;Bytes (auto-scaled to KB/MB)&lt;/td&gt;
             &lt;td&gt;Cumulative bytes transmitted since the last Reset or Start.&lt;/td&gt;&lt;/tr&gt;
             &lt;/table&gt;

             &lt;h3&gt;Chart&lt;/h3&gt;
             &lt;p&gt;The chart at the top of the Statistics Window plots throughput over time.
             The X-axis is time and the Y-axis is transfer rate. The chart scrolls
             automatically as data arrives.&lt;/p&gt;

             &lt;h3&gt;Reset Button&lt;/h3&gt;
             &lt;p&gt;Clicking &lt;b&gt;Reset&lt;/b&gt; clears all counters and the chart without stopping
             active generation. Use it to start a fresh measurement mid-session.&lt;/p&gt;

             &lt;/body&gt;&lt;/html&gt;</string>
           </property>
          </widget>
         </item>
        </layout>
       </widget>

      </widget>
     </item>

     <!-- Bottom close button -->
     <item>
      <layout class="QHBoxLayout" name="bottomLayout">
       <item>
        <spacer>
         <property name="orientation"><enum>Qt::Horizontal</enum></property>
        </spacer>
       </item>
       <item>
        <widget class="QPushButton" name="closeBtn">
         <property name="text"><string>Close</string></property>
         <property name="minimumSize">
          <size><width>90</width><height>30</height></size>
         </property>
        </widget>
       </item>
      </layout>
     </item>
    </layout>
   </item>
  </layout>
 </widget>
 <resources/>
 <connections/>
</ui>
